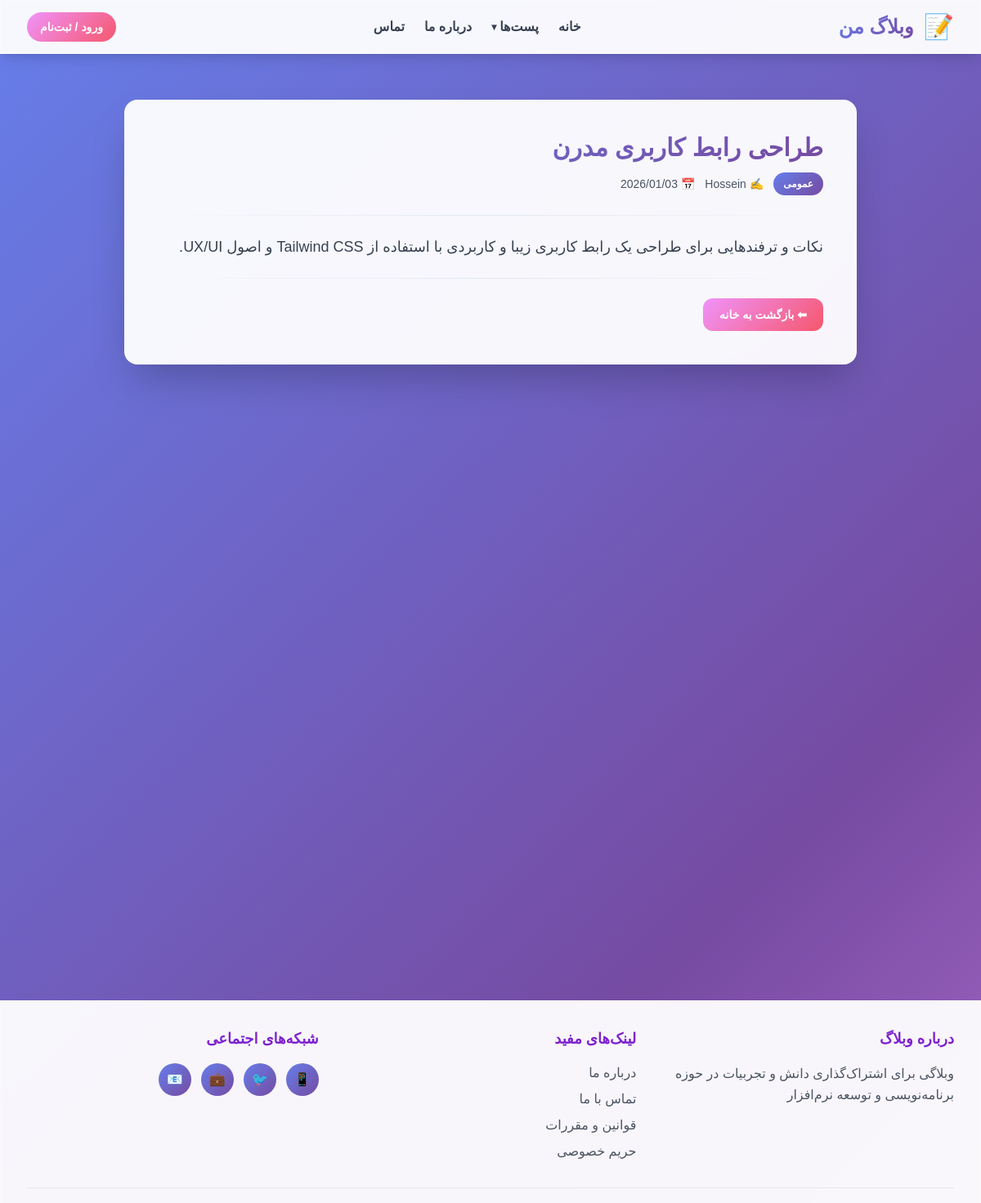
The app's page /detail/2 with its own data.
### posts/models.py (models this page shows, shortened)
class Post(models.Model):
    title=models.CharField(max_length=100)
    description=models.TextField()
    author=models.ForeignKey(CustomUser,on_delete=models.CASCADE)
    created_at=models.DateTimeField(auto_now_add=True)
    updated_at=models.DateTimeField(auto_now=True)
    STATUS_CHOICES=(
        ('pub','عمومی'),
        ('drf','پیش نویس'),
    )
    status=models.CharField(choices=STATUS_CHOICES,max_length=100,default='drf')

### accounts/models.py (models this page shows)
class CustomUser(AbstractUser):
    email=models.CharField(unique=True)

### pages/views.py (the view)
# urls.py: path('detail/<int:pk>',views.PostDetail.as_view(),name='post_detail'),
class PostDetail(generic.DetailView):
    model=models.Post
    template_name='pages/detail.html'
    context_object_name='post'

### pages/templates/pages/detail.html (shortened to what this page needs)
{% extends '_base.html' %}
{% block content %}
  <div class="min-h-[70vh] flex items-start justify-center fade-in py-6">
    <div class="glass-effect rounded-2xl shadow-2xl p-6 md:p-10 w-full max-w-4xl slide-up">
      <div class="mb-6">
        <h1 class="text-2xl md:text-3xl font-bold gradient-text mb-3">{{ post.title }}</h1>
        <div class="flex flex-wrap items-center gap-3 text-sm text-gray-600">
          <span class="badge">{{ post.get_status_display }}</span>
          <span>✍️ {{ post.author }}</span>
          <span>📅 {{ post.created_at|date:'Y/m/d' }}</span>
        </div>
      </div>
      <div class="divider my-6"></div>
      <div class="text-gray-700 leading-relaxed text-base md:text-lg whitespace-pre-line">{{ post.description }}</div>
      <div class="divider my-6"></div>
      <div class="flex items-center justify-between gap-4 flex-wrap">
        <a href="{% url 'home' %}" class="px-5 py-2.5 rounded-xl btn-secondary text-white font-bold hover-lift text-sm">⬅ بازگشت به خانه</a>
      </div>
    </div>
  </div>
{% endblock %}

### static/css/style.css (style rules this page uses)
body { box-sizing: border-box; }
* { font-family: 'Vazirmatn', sans-serif; }
.fade-in { animation: fadeIn 0.6s ease-out; }
.slide-up { animation: slideUp 0.4s ease-out; }
.hover-lift { transition: transform 0.3s ease, box-shadow 0.3s ease; }
.glass-effect { background: rgba(255, 255, 255, 0.95); backdrop-filter: blur(10px); border: 1px solid rgba(255, 255, 255, 0.3); }
.gradient-bg { background: linear-gradient(135deg, #667eea 0%, #764ba2 50%, #f093fb 100%); background-size: 200% 200%; animation: gradientShift 15s ease infinite; }
.gradient-text { background: linear-gradient(135deg, #667eea 0%, #764ba2 100%); -webkit-background-clip: text; -webkit-text-fill-color: transparent; background-clip: text; }
.btn-secondary { background: linear-gradient(135deg, #f093fb 0%, #f5576c 100%); transition: all 0.3s ease; }
.badge { display: inline-block; padding: 4px 12px; border-radius: 20px; font-size: 12px; font-weight: 600; background: linear-gradient(135deg, #667eea 0%, #764ba2 100%); color: white; }
.divider { height: 1px; background: linear-gradient(90deg, transparent 0%, #e2e8f0 50%, transparent 100%); margin: 24px 0; }

### records on screen
Post: title "طراحی رابط کاربری مدرن", status "عمومی", author "Hossein", created_at "2026/01/03", description "نکات و ترفندهایی برای طراحی یک رابط کاربری زیبا و کاربردی با استفاده از Tailwind CSS و اصول UX/UI."
